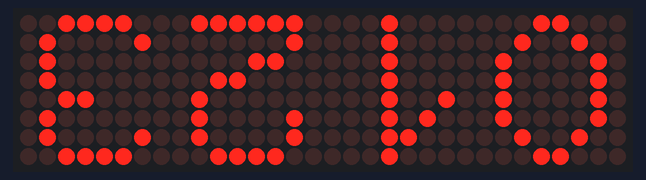
The sketch below on a simulated Arduino Uno, built with avr-gcc and run on an emulated ATmega328P. Shown: 32×8 LED matrix. What the sketch prints to the serial monitor is not drawn.

Above: at 0.2 s.

The sketch:

app.ino
```cpp
#include "LedControl.h"
#include "chars.h"

#define DN_PIN 4
#define CLK_PIN 3
#define CS_PIN 2

// #define DEVICE_NUMBER 0

LedControl lc = LedControl(DN_PIN, CLK_PIN, CS_PIN, 4);


struct Coordinates {
    int device;
    int col;
    int row;
};


byte mirror(byte b){
    byte r = 0;
    for (byte i = 0; i < 8; i++) {
        byte orig_byte = ((1 << i) & b) >> i;
        byte mirror_byte = orig_byte << (7 - i);
        r = r | mirror_byte;
    }
    return r;
}


Coordinates getCoordinates(int col, int row) {
    int deviceNumber = (col - 1) / 8;
    int diff = col - deviceNumber * 8;
    int r_col = abs(diff - 8) ;
    // int r_row = abs(row - 8) - 1;
    int r_row = row - 1;
    Coordinates result {deviceNumber, r_col, r_row};
    return result;
}


void setColumn(LedControl &lc, int col, byte value) {
    int deviceNumber = (col - 1) / 8;
    int diff = col - deviceNumber * 8;
    int r_col = abs(diff - 8);
    lc.setColumn(deviceNumber, r_col, value);
}


void setPixel(LedControl &lc, int col, int row, bool state) {
    Coordinates cood = getCoordinates(col, row);
    lc.setLed(cood.device, cood.row, cood.col, true);
}


void setPixelOn(LedControl &lc, int col, int row) {
    setPixel(lc, col, row, true);
}


void setPixelOff(LedControl &lc, int col, int row) {
    setPixel(lc, col, row, false);
}


void setChar(LedControl &lc, int col, char value){
    byte *ptr_values;

    switch (value) {
        case '0':
            ptr_values = CHAR_0; break;
        case '1':
            ptr_values = CHAR_1; break;
        case '2':
            ptr_values = CHAR_2; break;
        case '3':
            ptr_values = CHAR_3; break;
        case '4':
            ptr_values = CHAR_4; break;
        case '5':
            ptr_values = CHAR_5; break;
        case '6':
            ptr_values = CHAR_6; break;
        case '7':
            ptr_values = CHAR_7; break;
        case '8':
            ptr_values = CHAR_8; break;
        case '9':
            ptr_values = CHAR_9; break;
        case '+':
            ptr_values = CHAR_PLUS; break;
        case '-':
            ptr_values = CHAR_MINUS; break;
        default:
            break;
    }

    for (byte b=0; b<8; b++) {
        int deviceNumber = (col + b - 1) / 8;
        int diff = col + b - deviceNumber * 8;
        int r_col = abs(diff - 8);

        lc.setColumn(deviceNumber, r_col, *(ptr_values + b));
    }
}


void setString(LedControl &lc, char *str) {
    for (byte b=0; b<4; b++) {
        setChar(lc, 8 * b + 1, *(str + b));
    }
}

void setup() {
    Serial.begin(115200);
    Serial.print("Devices count: ");
    Serial.println(lc.getDeviceCount());

    for (int deviceNumber=0; deviceNumber < lc.getDeviceCount(); deviceNumber++) {
        // The MAX72XX is in power-saving mode on startup, wakeup it
        lc.shutdown(deviceNumber, false);
        // Set the brightness to a medium values
        lc.setIntensity(deviceNumber, 1);
        // Always clear the display on startup
        lc.clearDisplay(deviceNumber);
    }

}


void loop()
{
    for (int deviceNumber=0; deviceNumber < lc.getDeviceCount(); deviceNumber++) {
        lc.clearDisplay(deviceNumber);
    }
    // setChar(lc, 1, '2');
    // setChar(lc, 9, '-');
    // setChar(lc, 17, '1');
    // setChar(lc, 17+8, '+');
    setString(lc, "01234");
    delay(1000);
}
```

chars.h
```cpp
byte CHAR_0[8] = { 0, B00111100, B01000010, B10000001, B10000001, B01000010, B00111100, 0 };
byte CHAR_1[8] = { 0, B00001000, B00000100, B00000010, B11111111, 0, 0, 0};
byte CHAR_2[8] = { 0, B11000110, B10100001, B10100001, B10010001, B10010001, B10001110, 0 };
byte CHAR_3[8] = { 0, B01000010, B10000001, B10000001, B10001001, B10001001, B01110110, 0 };
byte CHAR_4[8] = { 0, B00011111, B00010000, B00010000, B00010000, B00010000, B11111111, 0 };
byte CHAR_5[8] = { 0, B01001111, B10001001, B10001001, B10001001, B10001001, B01110001, 0 };
byte CHAR_6[8] = { 0, B01111110, B10001001, B10001001, B10001001, B10001001, B01110010, 0 };
byte CHAR_7[8] = { 0, B00000011, B00000001, B00000001, B11110001, B00001001, B00001111, 0};
byte CHAR_8[8] = { 0, B01110110, B10001001, B10001001, B10001001, B10001001, B01110110, 0 };
byte CHAR_9[8] = { 0, B01001110, B10010001, B10010001, B10010001, B10010001, B01111110, 0 };
byte CHAR_PLUS[8] = { 0, B00011000, B00011000, B01111110, B01111110, B00011000, B00011000, 0 };
byte CHAR_MINUS[8] = { 0, B00011000, B00011000, B00011000, B00011000, B00011000, B00011000, 0 };
```
